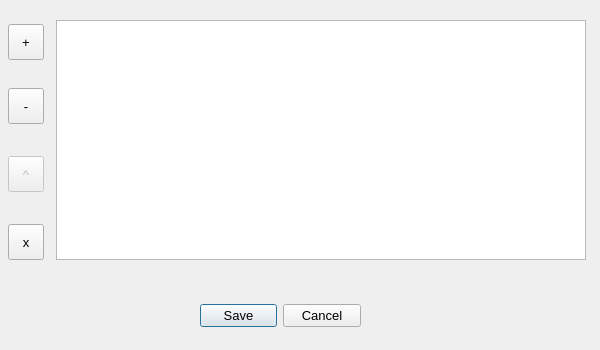
<?xml version="1.0" encoding="UTF-8"?>
<ui version="4.0">
 <class>ProtectionLevelMapDialog</class>
 <widget class="QDialog" name="ProtectionLevelMapDialog">
  <property name="windowModality">
   <enum>Qt::WindowModal</enum>
  </property>
  <property name="geometry">
   <rect>
    <x>0</x>
    <y>0</y>
    <width>600</width>
    <height>350</height>
   </rect>
  </property>
  <property name="minimumSize">
   <size>
    <width>600</width>
    <height>350</height>
   </size>
  </property>
  <property name="maximumSize">
   <size>
    <width>750</width>
    <height>350</height>
   </size>
  </property>
  <property name="font">
   <font>
    <pointsize>10</pointsize>
   </font>
  </property>
  <property name="mouseTracking">
   <bool>false</bool>
  </property>
  <property name="windowTitle">
   <string>Protection Level Map</string>
  </property>
  <property name="toolTip">
   <string>Multi map selection</string>
  </property>
  <property name="modal">
   <bool>true</bool>
  </property>
  <widget class="QDialogButtonBox" name="buttonBox">
   <property name="geometry">
    <rect>
     <x>200</x>
     <y>300</y>
     <width>161</width>
     <height>32</height>
    </rect>
   </property>
   <property name="toolTip">
    <string>Save or discard changes</string>
   </property>
   <property name="orientation">
    <enum>Qt::Horizontal</enum>
   </property>
   <property name="standardButtons">
    <set>QDialogButtonBox::Cancel|QDialogButtonBox::Save</set>
   </property>
  </widget>
  <widget class="QTableWidget" name="protectionLevelMapTable">
   <property name="geometry">
    <rect>
     <x>56</x>
     <y>20</y>
     <width>530</width>
     <height>240</height>
    </rect>
   </property>
   <property name="mouseTracking">
    <bool>true</bool>
   </property>
  </widget>
  <widget class="QToolButton" name="refreshToolButton">
   <property name="geometry">
    <rect>
     <x>8</x>
     <y>24</y>
     <width>36</width>
     <height>36</height>
    </rect>
   </property>
   <property name="toolTip">
    <string>Refresh all records</string>
   </property>
   <property name="text">
    <string>+</string>
   </property>
   <property name="iconSize">
    <size>
     <width>24</width>
     <height>24</height>
    </size>
   </property>
  </widget>
  <widget class="QToolButton" name="deleteToolButton">
   <property name="geometry">
    <rect>
     <x>8</x>
     <y>88</y>
     <width>36</width>
     <height>36</height>
    </rect>
   </property>
   <property name="toolTip">
    <string>Reset selected record</string>
   </property>
   <property name="text">
    <string>-</string>
   </property>
   <property name="iconSize">
    <size>
     <width>24</width>
     <height>24</height>
    </size>
   </property>
  </widget>
  <widget class="QToolButton" name="deleteAllToolButton">
   <property name="geometry">
    <rect>
     <x>8</x>
     <y>224</y>
     <width>36</width>
     <height>36</height>
    </rect>
   </property>
   <property name="toolTip">
    <string>Reset all records</string>
   </property>
   <property name="text">
    <string>x</string>
   </property>
   <property name="iconSize">
    <size>
     <width>24</width>
     <height>24</height>
    </size>
   </property>
  </widget>
  <widget class="QToolButton" name="multiMapToolButton">
   <property name="enabled">
    <bool>false</bool>
   </property>
   <property name="geometry">
    <rect>
     <x>8</x>
     <y>156</y>
     <width>36</width>
     <height>36</height>
    </rect>
   </property>
   <property name="toolTip">
    <string>Multi map selection</string>
   </property>
   <property name="text">
    <string>^</string>
   </property>
   <property name="iconSize">
    <size>
     <width>24</width>
     <height>24</height>
    </size>
   </property>
  </widget>
 </widget>
 <tabstops>
  <tabstop>protectionLevelMapTable</tabstop>
  <tabstop>refreshToolButton</tabstop>
  <tabstop>deleteToolButton</tabstop>
  <tabstop>multiMapToolButton</tabstop>
  <tabstop>deleteAllToolButton</tabstop>
 </tabstops>
 <resources/>
 <connections>
  <connection>
   <sender>buttonBox</sender>
   <signal>accepted()</signal>
   <receiver>ProtectionLevelMapDialog</receiver>
   <slot>accept()</slot>
   <hints>
    <hint type="sourcelabel">
     <x>248</x>
     <y>254</y>
    </hint>
    <hint type="destinationlabel">
     <x>157</x>
     <y>274</y>
    </hint>
   </hints>
  </connection>
  <connection>
   <sender>buttonBox</sender>
   <signal>rejected()</signal>
   <receiver>ProtectionLevelMapDialog</receiver>
   <slot>reject()</slot>
   <hints>
    <hint type="sourcelabel">
     <x>316</x>
     <y>260</y>
    </hint>
    <hint type="destinationlabel">
     <x>286</x>
     <y>274</y>
    </hint>
   </hints>
  </connection>
 </connections>
</ui>
